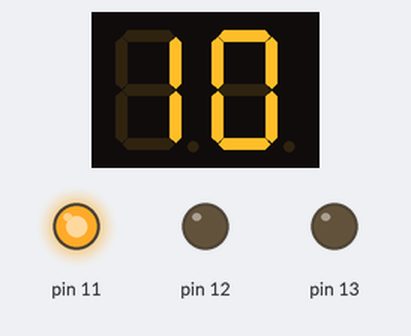
A sketch run on a simulated Arduino Uno, built with avr-gcc and run on an emulated ATmega328P. Parts: 2-digit seven-segment display, output pins drawn as LEDs (lit = HIGH). Wiring (inferred from the names in the program): 2-digit 7-segment display, segments lit when HIGH: segments pin 6, pin 5, pin 2, pin 3, pin 4, pin 7, pin 8, pin 1; digit selects pin 9, pin 10. The segment pins are drawn as the display they are named for; pins used as bus, display or sensor lines are not drawn.

Above: at 0.1 s.
At 4.1 s:
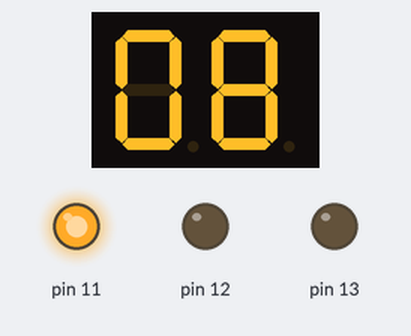
At 8.2 s:
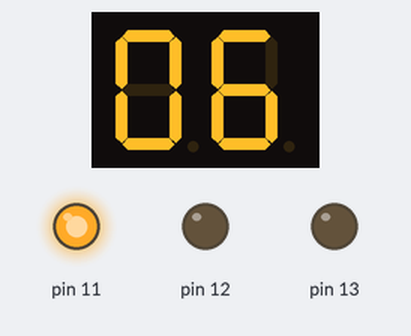
At 18.2 s:
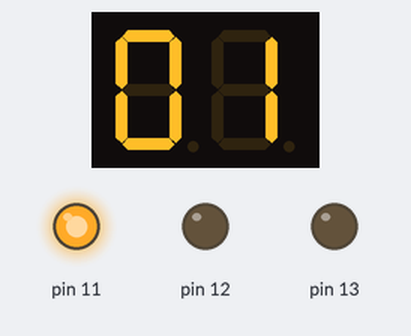
At 27.7 s:
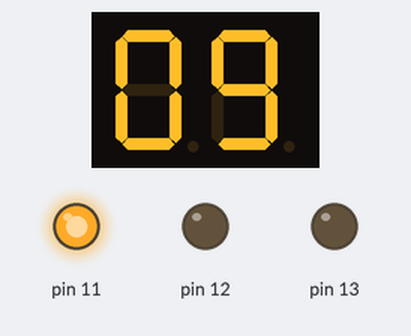
At 37.7 s:
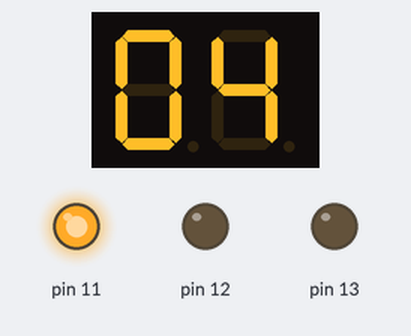
Timing chart, 0 to 39.2 s (numbered marks = the images above):
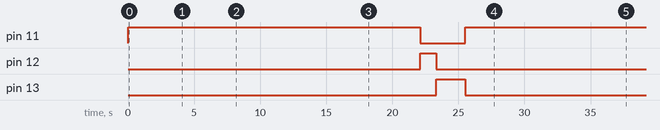

Measured:
- by itself, pin 11: LOW → HIGH at 0.00 s, → LOW 22.1 s later, → HIGH 3.4 s later
- by itself, pin 12: LOW → HIGH at 22.1 s, → LOW 1.2 s later
- by itself, pin 13: LOW → HIGH at 23.3 s, → LOW 2.2 s later
- what the display in image 0 shows lasts 2.1 s, from 0.0 s to 2.1 s

The sketch:

worksheet_5.ino
```cpp
int A = 6;
int B = 5;
int C = 2;
int D = 3;
int E = 4;
int F = 7;
int G = 8;
int DP = 1;
int digit1 = 9;
int digit2 = 10;
char mynumber[10] =
    {
        0b0111111,
        0b0000110,
        0b1011011,
        0b1001111,
        0b1100110,
        0b1101101,
        0b1111101,
        0b0000111,
        0b1111111,
        0b1101111,
};
void setup()
{
    pinMode(A, OUTPUT);
    pinMode(B, OUTPUT);
    pinMode(C, OUTPUT);
    pinMode(D, OUTPUT);
    pinMode(E, OUTPUT);
    pinMode(F, OUTPUT);
    pinMode(G, OUTPUT);
    pinMode(DP, OUTPUT);
    pinMode(digit1, OUTPUT);
    pinMode(digit2, OUTPUT);
    pinMode(11, OUTPUT);
    pinMode(12, OUTPUT);
    pinMode(13, OUTPUT);
}
void number(int num)
{
    digitalWrite(A, num & 0b0000001);
    digitalWrite(B, num & 0b0000010);
    digitalWrite(C, num & 0b0000100);
    digitalWrite(D, num & 0b0001000);
    digitalWrite(E, num & 0b0010000);
    digitalWrite(F, num & 0b0100000);
    digitalWrite(G, num & 0b1000000);
}
int t;
int i;
int n;
void loop()
{
    n = 1;
    t = 0;
    while (1)
    {
        i++;
        if (i == 100)
        {
            i = 0;
            t--;
        }
        else if (t == -1)
        {
            t = 9;
            n--;
        }
        digitalWrite(11, 1);
        digitalWrite(digit1, 1);
        digitalWrite(digit2, 1);
        number(mynumber[n]);
        digitalWrite(digit1, 0);
        digitalWrite(digit2, 1);
        delay(10);
        digitalWrite(digit1, 1);
        digitalWrite(digit2, 1);
        number(mynumber[t]);
        digitalWrite(digit1, 1);
        digitalWrite(digit2, 0);
        delay(10);
        if (t == -1 && n == 0)
        {
            digitalWrite(11, 0);
            break;
        }
    }
    n = 0;
    t = 5;
    while (2)
    {
        i++;
        if (i == 10)
        {
            i = 0;
            t--;
        }
        else if (t == -1)
        {
            t = 9;
            n--;
        }

        digitalWrite(12, 1);
        digitalWrite(digit1, 1);
        digitalWrite(digit2, 1);
        number(mynumber[n]);
        digitalWrite(digit1, 0);
        digitalWrite(digit2, 1);
        delay(10);
        digitalWrite(digit1, 1);
        digitalWrite(digit2, 1);
        number(mynumber[t]);
        digitalWrite(digit1, 1);
        digitalWrite(digit2, 0);
        delay(10);
        if (t == -1 && n == 0)
        {
            digitalWrite(12, 0);
            break;
        }
    }
    t = 0;
    n = 1;
    while (3)
    {
        i++;
        if (i == 10)
        {
            i = 0;
            t--;
        }
        else if (t == -1)
        {
            t = 9;
            n--;
        }
        digitalWrite(13, 1);
        digitalWrite(digit1, 1);
        digitalWrite(digit2, 1);
        number(mynumber[n]);
        digitalWrite(digit1, 0);
        digitalWrite(digit2, 1);
        delay(10);
        digitalWrite(digit1, 1);
        digitalWrite(digit2, 1);
        number(mynumber[t]);
        digitalWrite(digit1, 1);
        digitalWrite(digit2, 0);
        delay(10);
        if (t == -1 && n == 0)
        {
            digitalWrite(13, 0);
            break;
        }
    }
}
```
